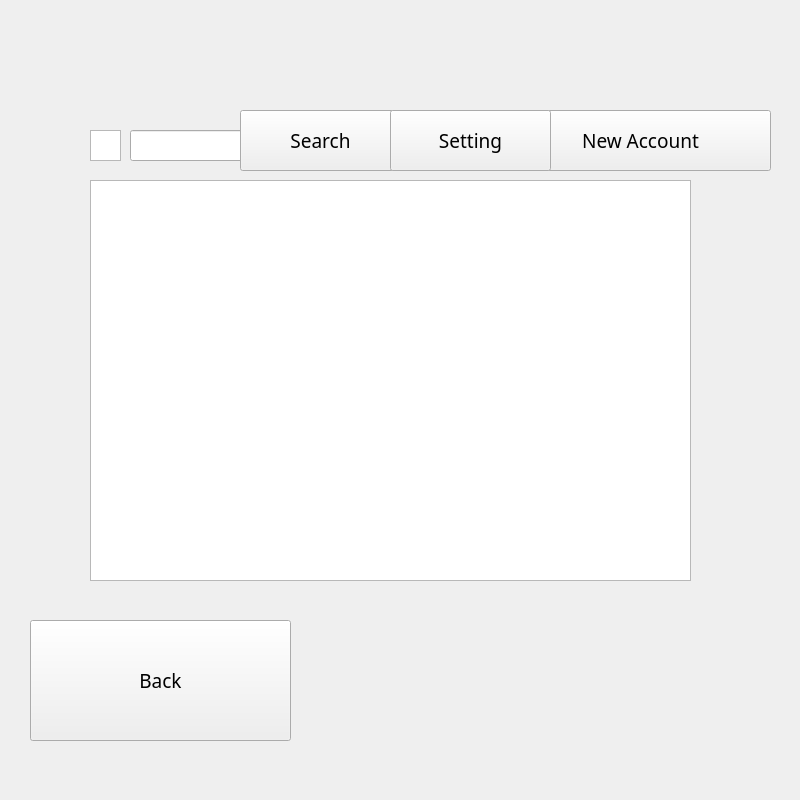
<?xml version="1.0" encoding="UTF-8"?>
<ui version="4.0">
 <class>ListWindow</class>
 <widget class="QMainWindow" name="ListWindow">
  <property name="geometry">
   <rect>
    <x>0</x>
    <y>0</y>
    <width>800</width>
    <height>800</height>
   </rect>
  </property>
  <property name="minimumSize">
   <size>
    <width>800</width>
    <height>800</height>
   </size>
  </property>
  <property name="maximumSize">
   <size>
    <width>1000</width>
    <height>1000</height>
   </size>
  </property>
  <property name="windowTitle">
   <string>Password Defender</string>
  </property>
  <property name="styleSheet">
   <string notr="true"/>
  </property>
  <widget class="QWidget" name="centralWidget">
   <widget class="QLineEdit" name="searchEdit">
    <property name="geometry">
     <rect>
      <x>130</x>
      <y>130</y>
      <width>131</width>
      <height>31</height>
     </rect>
    </property>
    <property name="font">
     <font>
      <family>Arial</family>
      <pointsize>10</pointsize>
     </font>
    </property>
    <property name="text">
     <string/>
    </property>
   </widget>
   <widget class="QPushButton" name="searchButton">
    <property name="geometry">
     <rect>
      <x>240</x>
      <y>110</y>
      <width>161</width>
      <height>61</height>
     </rect>
    </property>
    <property name="font">
     <font>
      <family>Berlin Sans FB Demi</family>
      <pointsize>14</pointsize>
      <weight>9</weight>
      <italic>false</italic>
      <bold>false</bold>
     </font>
    </property>
    <property name="styleSheet">
     <string notr="true">font: 75 14pt &quot;Berlin Sans FB Demi&quot;;
border-image:url(:/new/prefix1/images/button.png)</string>
    </property>
    <property name="text">
     <string>Search</string>
    </property>
   </widget>
   <widget class="QGraphicsView" name="iconView">
    <property name="geometry">
     <rect>
      <x>90</x>
      <y>130</y>
      <width>31</width>
      <height>31</height>
     </rect>
    </property>
   </widget>
   <widget class="QPushButton" name="addButton">
    <property name="geometry">
     <rect>
      <x>510</x>
      <y>110</y>
      <width>261</width>
      <height>61</height>
     </rect>
    </property>
    <property name="font">
     <font>
      <family>Berlin Sans FB Demi</family>
      <pointsize>14</pointsize>
      <weight>9</weight>
      <italic>false</italic>
      <bold>false</bold>
     </font>
    </property>
    <property name="styleSheet">
     <string notr="true">font: 75 14pt &quot;Berlin Sans FB Demi&quot;;
border-image: url(:/new/prefix1/images/button.png);</string>
    </property>
    <property name="text">
     <string>New Account</string>
    </property>
    <property name="iconSize">
     <size>
      <width>20</width>
      <height>20</height>
     </size>
    </property>
   </widget>
   <widget class="QListWidget" name="listWidget">
    <property name="geometry">
     <rect>
      <x>90</x>
      <y>180</y>
      <width>601</width>
      <height>401</height>
     </rect>
    </property>
    <property name="styleSheet">
     <string notr="true">color: rgb(255, 255, 255);
</string>
    </property>
   </widget>
   <widget class="QPushButton" name="settingButton">
    <property name="geometry">
     <rect>
      <x>390</x>
      <y>110</y>
      <width>161</width>
      <height>61</height>
     </rect>
    </property>
    <property name="font">
     <font>
      <family>Berlin Sans FB Demi</family>
      <pointsize>14</pointsize>
      <weight>9</weight>
      <italic>false</italic>
      <bold>false</bold>
     </font>
    </property>
    <property name="styleSheet">
     <string notr="true">font: 75 14pt &quot;Berlin Sans FB Demi&quot;;
border-image: url(:/new/prefix1/images/button.png);</string>
    </property>
    <property name="text">
     <string>Setting</string>
    </property>
   </widget>
   <widget class="QLabel" name="label_2">
    <property name="geometry">
     <rect>
      <x>90</x>
      <y>130</y>
      <width>31</width>
      <height>31</height>
     </rect>
    </property>
    <property name="text">
     <string/>
    </property>
    <property name="pixmap">
     <pixmap resource="../myresources.qrc">:/new/prefix1/images/search.png</pixmap>
    </property>
   </widget>
   <widget class="QLabel" name="label">
    <property name="geometry">
     <rect>
      <x>-120</x>
      <y>-20</y>
      <width>931</width>
      <height>841</height>
     </rect>
    </property>
    <property name="text">
     <string/>
    </property>
    <property name="pixmap">
     <pixmap resource="../myresources.qrc">:/new/prefix1/images/bg.jpg</pixmap>
    </property>
   </widget>
   <widget class="QPushButton" name="backButton">
    <property name="geometry">
     <rect>
      <x>30</x>
      <y>620</y>
      <width>261</width>
      <height>121</height>
     </rect>
    </property>
    <property name="font">
     <font>
      <family>Berlin Sans FB Demi</family>
      <pointsize>14</pointsize>
      <weight>9</weight>
      <italic>false</italic>
      <bold>false</bold>
     </font>
    </property>
    <property name="styleSheet">
     <string notr="true">font: 75 14pt &quot;Berlin Sans FB Demi&quot;;
border-image: url(:/new/prefix1/images/button.png);</string>
    </property>
    <property name="text">
     <string>Back</string>
    </property>
   </widget>
   <zorder>label</zorder>
   <zorder>searchEdit</zorder>
   <zorder>searchButton</zorder>
   <zorder>iconView</zorder>
   <zorder>addButton</zorder>
   <zorder>listWidget</zorder>
   <zorder>settingButton</zorder>
   <zorder>label_2</zorder>
   <zorder>backButton</zorder>
  </widget>
 </widget>
 <layoutdefault spacing="6" margin="11"/>
 <resources>
  <include location="../myresources.qrc"/>
 </resources>
 <connections/>
</ui>
